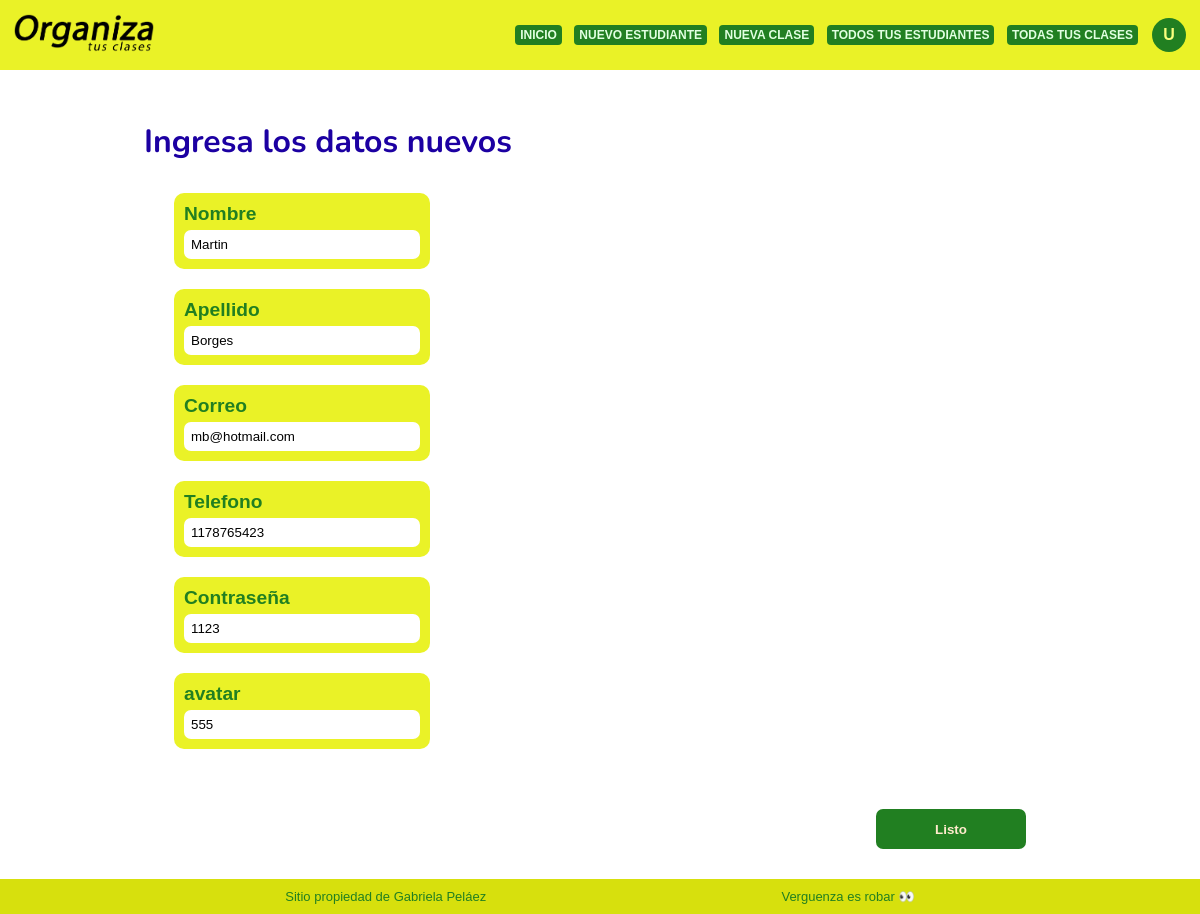
Before: /editarUsu.php with the older database file.
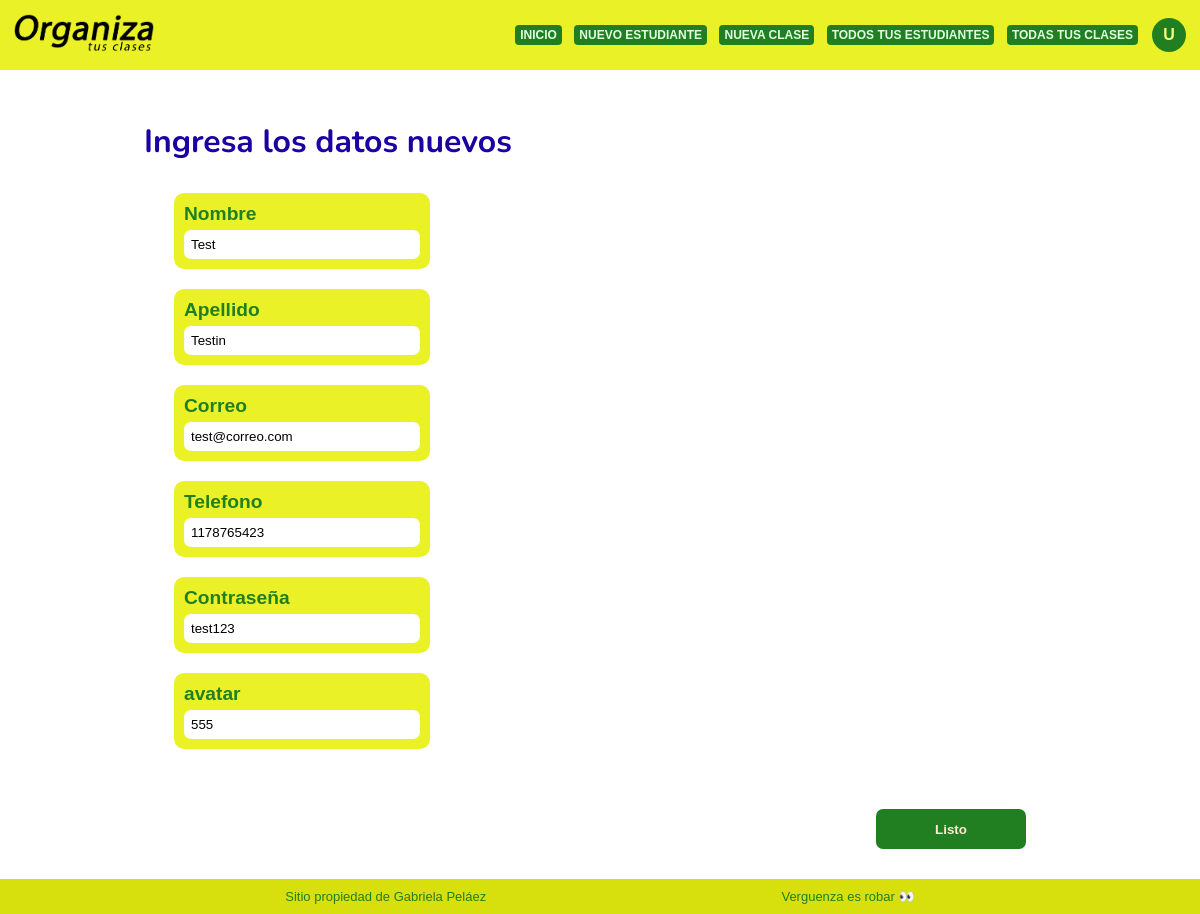
After: the same page with the newer database file.
### tables this page shows
CREATE TABLE `usuario` (
  `id_usu` int(11) NOT NULL,
  `nombre` varchar(11) NOT NULL,
  `apellido` varchar(11) NOT NULL,
  `correo` varchar(20) NOT NULL,
  `pass` varchar(15) NOT NULL,
  `telefono` int(14) NOT NULL,
  `avatar` varchar(13) NOT NULL
);

### editarUsu.php (the view, shortened to what this page needs)
<?php
include 'conn.php';
$usu_id = 2;
$sql = "select * from usuario where id_usu = '$usu_id'";
$query = mysqli_query($conexion, $sql);
$array = mysqli_fetch_array($query);
?>
<!DOCTYPE html>
<html lang="es">
<head>
    <link rel="stylesheet" href="estilos/estilosNuev.css">
</head>
<body>
    <div>
        <?php include 'nav.php' ?>
    <main>
        <h2>Ingresa los datos nuevos</h2>
        <div class="contenedor">
            <form action="updateUsu.php" method="POST">
                <div class="caja-insert">
                    <div class="caja-edit-usu">
                        <div class="grupo grupo-usu">
                            <label class="etiqueta">Nombre</label>
                            <input type="text" name="nombre" value="<?php echo $array['nombre'] ?>" required>
                        </div>
                        <div class="grupo grupo-usu">
                            <label class="etiqueta">Apellido</label>
                            <input type="text" name="apellido" value="<?php echo $array['apellido'] ?>" required>
                        </div>
                        <div class="grupo grupo-usu">
                            <label class="etiqueta">Correo</label>
                            <input type="email" name="correo" value="<?php echo $array['correo'] ?>" required>
                        </div>
                        <div class="grupo grupo-usu">
                            <label class="etiqueta">Telefono</label>
                            <input type="tel" name="tel" value="<?php echo $array['telefono'] ?>" required>
                        </div>
                        <div class="grupo grupo-usu">
                            <label class="etiqueta">Contraseña</label>
                            <input type="text" name="pass" value="<?php echo $array['pass'] ?>" required>
                        </div>
                        <div class="grupo grupo-usu">
                            <label class="etiqueta">avatar</label>
                            <input type="text" name="avatar" value="<?php echo $array['avatar'] ?>" required>
                        </div>
                    </div>
                </div>
                <div class="caja-submit">
                    <input class="submit" type="submit" value="Listo">
                </div>
            </form>
        </div>
    </main>
    <?php include 'footer.php' ?>
</body>
</html>

Changed rows visible on the page:
changed usuario: nombre "Martin" → "Test"; apellido "Borges" → "Testin"; correo "mb@hotmail.com" → "test@correo.com"; pass "1123" → "test123"
